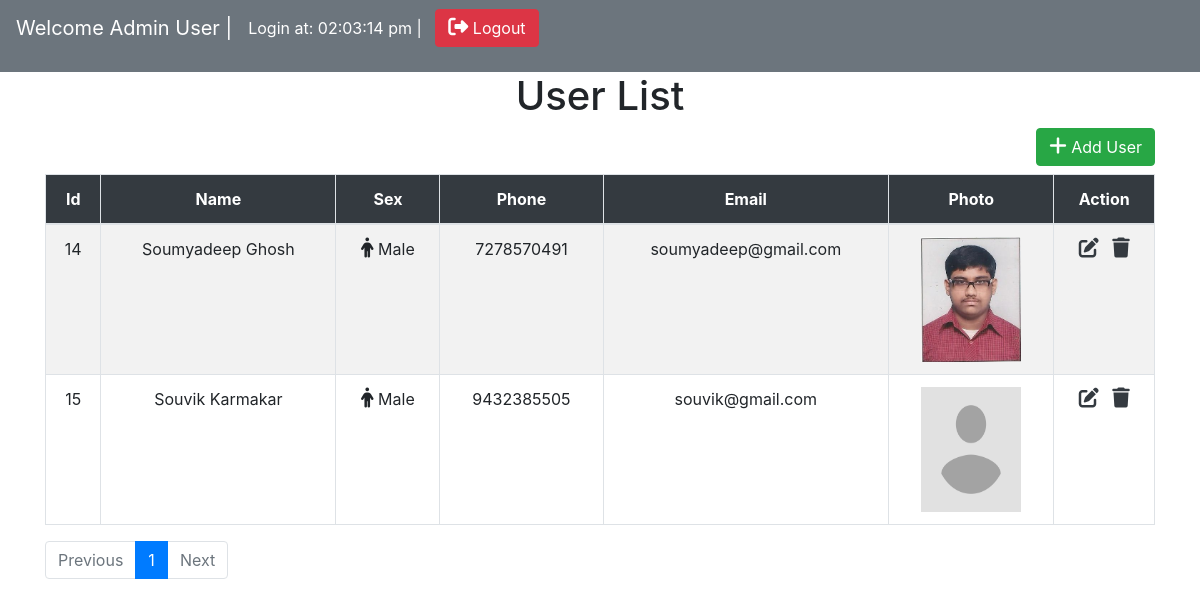
The page /index.php (signed in) on the database as committed earlier.
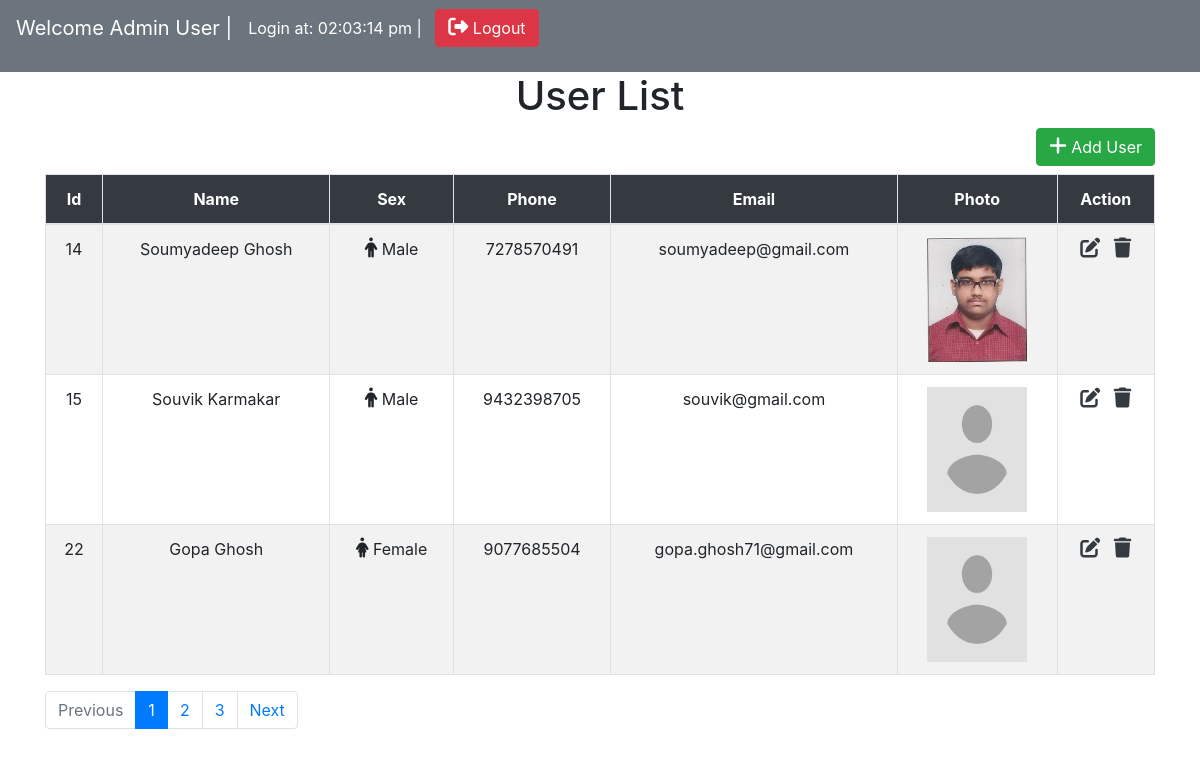
The same page on the database as committed later.
### tables this page shows
CREATE TABLE `users` (
  `id` int(11) NOT NULL,
  `name` varchar(255) NOT NULL,
  `sex` varchar(11) NOT NULL,
  `phone` bigint(12) NOT NULL,
  `email` varchar(255) NOT NULL,
  `image` varchar(255) NOT NULL DEFAULT 'avatar.png'
);

### index.php (the view, shortened to what this page needs)
<?php
    include "config.php";
    $limit = 3;
    $page = isset($_GET['page']) ? $_GET['page'] : 1;
    $offset = ($page-1)*$limit;
    $sql = "SELECT * FROM users LIMIT $limit OFFSET $offset";
    $query = mysqli_query($link,$sql);
?>
<!DOCTYPE html>
<html lang="en">
<head>
    <link rel="stylesheet" href="https://maxcdn.bootstrapcdn.com/bootstrap/4.5.2/css/bootstrap.min.css">
</head>
<body>
    <nav class="navbar navbar-expand-sm bg-secondary navbar-dark">
        <p class="navbar-brand">
            <?php echo isset($_SESSION['id']) ? 'Welcome '.$_SESSION['name'] : '' ?> |
        </p>
        <p class="nav-item text-white">
            <?php echo isset($_SESSION['login_at']) ? 'Login at: '.$_SESSION['login_at'] : '' ?> | &nbsp;&nbsp;
        </p>
        <p class="float-right">
            <a href="logout.php" class="btn btn-danger"><i class='fas fa-sign-out-alt'></i> Logout</a>
        </p>
    </nav>
    <div class="container">
        <h1 class="text-center">User List</h1>
        <div class="text-right"><a href="create.php" class="btn btn-success mb-2"><i class='fas fa-plus'></i> Add User</a></div>
        <table class="table table-bordered table-striped table-hover">
            <thead class="bg-dark text-center text-white">
                <tr>
                    <th>Id</th>
                    <th>Name</th>
                    <th>Sex</th>
                    <th>Phone</th>
                    <th>Email</th>
                    <th>Photo</th>
                    <th>Action</th>
                </tr>
            </thead>
            <tbody class="text-center">
                <?php if(mysqli_num_rows($query) == 0){ ?>
                    <tr><td colspan="7" class="text-center">No record found</td></tr>
                <?php }else{
                    $psql = "SELECT * FROM users";
                    $pquery = mysqli_query($link,$psql);
                    $total_record = mysqli_num_rows($pquery);
                    $total_page = ceil($total_record/$limit);
                    ?>
                    <?php while($row = mysqli_fetch_assoc($query)){ ?>
                    <tr>
                        <td><?php echo $row['id'] ?></td>
                        <td><?php echo $row['name'] ?></td>
                        <td>
                            <?php if($row['sex'] == 'male'){ ?>
                                <i class='fas fa-male'></i> Male
                            <?php } ?>
                            <?php if($row['sex'] == 'female'){ ?>
                                <i class='fas fa-female'></i> Female
                            <?php } ?>
                        </td>
                        <td><?php echo $row['phone'] ?></td>
                        <td><?php echo $row['email'] ?></td>
                        <td><img src="uploads/<?php echo $row['image'] ?>" width="100" height="125"></td>
                        <td>
                            <a href="update.php?id=<?php echo $row['id'] ?>" class="text-dark"><i class='fas fa-edit'></i></a>&nbsp;&nbsp;
                            <a href="delete.php?id=<?php echo $row['id'] ?>" class="text-dark"><i class='fas fa-trash'></i></a>
                        </td>
                    </tr>
                <?php }} ?>
            </tbody>
        </table>
        <ul class="pagination">
            <li class="page-item <?php echo ($page > 1) ? '' : 'disabled' ?>"><a class="page-link" href="index.php?page=<?php echo $page-1 ?>">Previous</a></li>
        <?php for($i=1;$i<=$total_page;$i++){ ?>
            <li class="page-item <?php echo ($page == $i) ? 'active' : '' ?>"><a class="page-link" href="index.php?page=<?php echo $i ?>"><?php echo $i ?></a></li>
        <?php } ?>
            <li class="page-item <?php echo ($total_page > $page) ? '' : 'disabled' ?>"><a class="page-link" href="index.php?page=<?php echo $page+1 ?>">Next</a></li>
        </ul>
    </div>
</body>
</html>

Rows that differ between the two databases and show on the page:
changed users "Souvik Karmakar": phone "9432385505" → "9432398705"
added users: id "22", name "Gopa Ghosh", sex "female" (drawn), phone "9077685504", email "gopa.ghosh71@gmail.com", image (placeholder picture)
Other text that changed with them:
new list line: "2"
new list line: "3"
